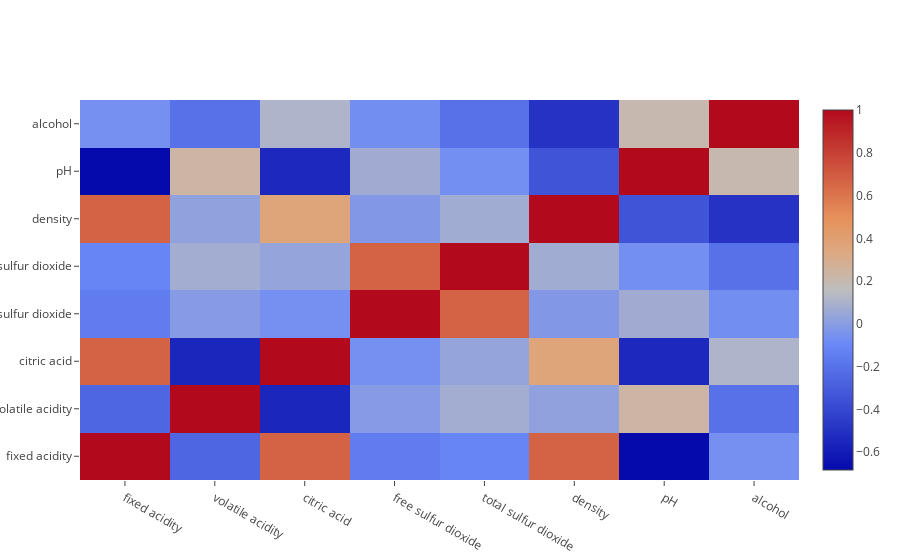

Source (notebook cell):
### Markdown cell above
Il grafico sottostante riporta la correlazione che intercorre tre la feature. Una correlazione positiva indica che quando la prima feature cresce anche la seconda cresce. Una correlazione negativa indica una tendenza inversa all'aumento: quando la prima aumenta la seconda tende a diminuire.

### Code cell
df_ = copy.copy(df_norm).drop(columns=['quality'])
covariance_matrix = df_.corr()
covariance_matrix = covariance_matrix.values
x_ = []
y_ = []
z_ = []

for i in range(len(df_.columns)):
    z_.append(covariance_matrix[i,])
    x_.append(df_norm.columns[i])
    y_.append(df_norm.columns[i])

trace = go.Heatmap(z=z_,
                   x=x_,
                   y=y_)    
figure = go.Figure(data=[trace])
iplot(figure)

### Figure 1 — Plotly figure (JSON) as saved in the notebook; plotly's stock layout.template omitted (floating-point values rounded to 4 significant figures)
{"data": [{"type": "heatmap", "uid": "c1e95dd4-33f1-43ae-9617-03f4bebee752", "x": ["fixed acidity", "volatile acidity", "citric acid", "free sulfur dioxide", "total sulfur dioxide", "density", "pH", "alcohol"], "y": ["fixed acidity", "volatile acidity", "citric acid", "free sulfur dioxide", "total sulfur dioxide", "density", "pH", "alcohol"], "z": [[1, -0.2561, 0.6717, -0.1538, -0.1132, 0.668, -0.683, -0.06167], [-0.2561, 1, -0.5525, -0.0105, 0.07647, 0.02203, 0.2349, -0.2023], [0.6717, -0.5525, 1, -0.06098, 0.03553, 0.3649, -0.5419, 0.1099], [-0.1538, -0.0105, -0.06098, 1, 0.6677, -0.02195, 0.07038, -0.06941], [-0.1132, 0.07647, 0.03553, 0.6677, 1, 0.07127, -0.06649, -0.2057], [0.668, 0.02203, 0.3649, -0.02195, 0.07127, 1, -0.3417, -0.4962], [-0.683, 0.2349, -0.5419, 0.07038, -0.06649, -0.3417, 1, 0.2056], [-0.06167, -0.2023, 0.1099, -0.06941, -0.2057, -0.4962, 0.2056, 1]]}], "layout": {}}
